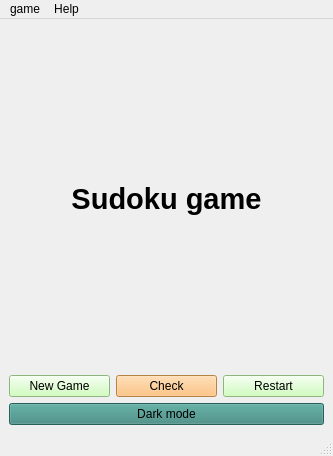
<?xml version="1.0" encoding="UTF-8"?>
<ui version="4.0">
 <class>MainWindow</class>
 <widget class="QMainWindow" name="MainWindow">
  <property name="geometry">
   <rect>
    <x>0</x>
    <y>0</y>
    <width>333</width>
    <height>456</height>
   </rect>
  </property>
  <property name="windowTitle">
   <string>Sudo</string>
  </property>
  <widget class="QWidget" name="centralwidget">
   <layout class="QVBoxLayout" name="verticalLayout">
    <item>
     <widget class="QLabel" name="label">
      <property name="font">
       <font>
        <pointsize>22</pointsize>
        <bold>true</bold>
       </font>
      </property>
      <property name="text">
       <string>Sudoku game</string>
      </property>
      <property name="scaledContents">
       <bool>false</bool>
      </property>
      <property name="alignment">
       <set>Qt::AlignCenter</set>
      </property>
      <property name="wordWrap">
       <bool>false</bool>
      </property>
     </widget>
    </item>
    <item>
     <layout class="QVBoxLayout" name="verticalLayout_2">
      <item>
       <layout class="QGridLayout" name="grid_layout"/>
      </item>
      <item>
       <layout class="QHBoxLayout" name="horizontalLayout">
        <item>
         <widget class="QPushButton" name="New_Button">
          <property name="styleSheet">
           <string notr="true">background-color: rgb(196, 255, 174);</string>
          </property>
          <property name="text">
           <string>New Game</string>
          </property>
         </widget>
        </item>
        <item>
         <widget class="QPushButton" name="check_button">
          <property name="styleSheet">
           <string notr="true">background-color: rgb(255, 184, 98);</string>
          </property>
          <property name="text">
           <string>Check</string>
          </property>
         </widget>
        </item>
        <item>
         <widget class="QPushButton" name="restart_button">
          <property name="styleSheet">
           <string notr="true">background-color: rgb(196, 255, 174);</string>
          </property>
          <property name="text">
           <string>Restart</string>
          </property>
         </widget>
        </item>
       </layout>
      </item>
     </layout>
    </item>
    <item>
     <widget class="QPushButton" name="mode_button">
      <property name="styleSheet">
       <string notr="true">background-color: rgb(150, 0, 209);
background-color: rgb(58, 135, 126);</string>
      </property>
      <property name="text">
       <string>Dark mode</string>
      </property>
     </widget>
    </item>
   </layout>
  </widget>
  <widget class="QMenuBar" name="menubar">
   <property name="geometry">
    <rect>
     <x>0</x>
     <y>0</y>
     <width>333</width>
     <height>25</height>
    </rect>
   </property>
   <widget class="QMenu" name="menugame">
    <property name="title">
     <string>game</string>
    </property>
    <addaction name="separator"/>
    <addaction name="menu_new"/>
    <addaction name="menu_theme"/>
    <addaction name="menu_exit_3"/>
    <addaction name="open_file"/>
   </widget>
   <widget class="QMenu" name="menuHelp">
    <property name="title">
     <string>Help</string>
    </property>
    <addaction name="menu_about_3"/>
    <addaction name="menu_help_3"/>
   </widget>
   <addaction name="menugame"/>
   <addaction name="menuHelp"/>
  </widget>
  <widget class="QStatusBar" name="statusbar"/>
  <action name="menu_new">
   <property name="text">
    <string>New</string>
   </property>
  </action>
  <action name="menu_file">
   <property name="text">
    <string>Open File..</string>
   </property>
  </action>
  <action name="menu_help">
   <property name="text">
    <string>help</string>
   </property>
  </action>
  <action name="menu_exit">
   <property name="text">
    <string>Exit</string>
   </property>
  </action>
  <action name="menu_about">
   <property name="text">
    <string>About</string>
   </property>
  </action>
  <action name="menu_check">
   <property name="text">
    <string>check</string>
   </property>
  </action>
  <action name="menu_help_2">
   <property name="text">
    <string>Help</string>
   </property>
  </action>
  <action name="menu_about_2">
   <property name="text">
    <string>About</string>
   </property>
  </action>
  <action name="menu_exit_2">
   <property name="text">
    <string>Exit</string>
   </property>
  </action>
  <action name="menu_theme">
   <property name="text">
    <string>theme</string>
   </property>
  </action>
  <action name="menu_exit_3">
   <property name="text">
    <string>Exit</string>
   </property>
  </action>
  <action name="menu_about_3">
   <property name="text">
    <string>About</string>
   </property>
  </action>
  <action name="menu_help_3">
   <property name="text">
    <string>Help gam</string>
   </property>
  </action>
  <action name="open_file">
   <property name="text">
    <string>Open File.....</string>
   </property>
  </action>
 </widget>
 <resources/>
 <connections/>
</ui>
